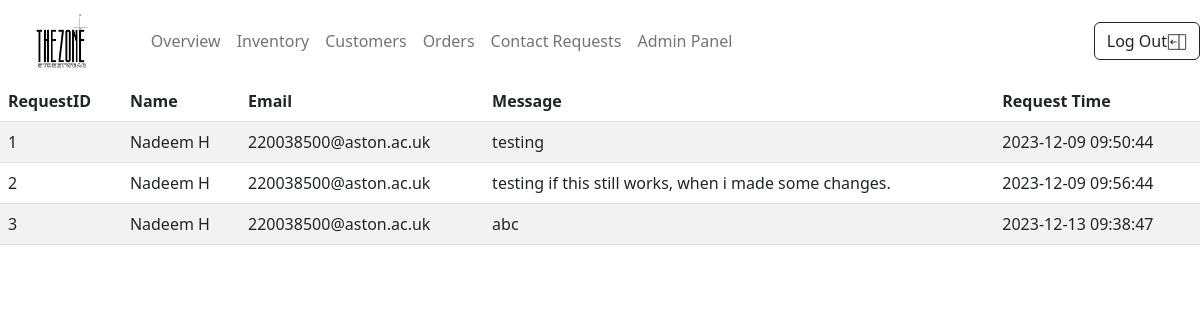
Screenshot of /admin-contacts.php (signed in) with the database file from the repository.
### tables this page shows
CREATE TABLE `contactrequests` (
  `RequestID` int(11) NOT NULL,
  `Name` varchar(255) DEFAULT NULL,
  `Email` varchar(255) DEFAULT NULL,
  `Message` varchar(1000) DEFAULT NULL,
  `RequestTime` datetime DEFAULT NULL
);

### admin-contacts.php (the view, shortened to what this page needs)
<!DOCTYPE html>
<html lang="en">
<head>
    <link rel="stylesheet" href="https://cdnjs.cloudflare.com/ajax/libs/twitter-bootstrap/5.2.0/css/bootstrap.min.css">
    <link rel="stylesheet" href="https://cdn.datatables.net/1.13.4/css/dataTables.bootstrap5.min.css">
    <link rel="stylesheet" href="../TheZone/style.css">
</head>
<body>
    <?php include('../TheZone/adminnavbar.php') ?>
    <main>
    <section>
    <table id="example" class="table table-striped" style="width:100%">
        <thead>
            <tr>
                <th>RequestID</th>
                <th>Name</th>
                <th>Email</th>
                <th>Message</th>
                <th>Request Time</th>
            </tr>
        </thead>
        <tbody>
            <?php
            include('../TheZone/connectiondb.php');
            $contacts = $db->prepare("SELECT * FROM contactrequests");
            $contacts->execute();
            foreach ($contacts as $contact) {
                echo "<tr>";
                echo "<td>" . $contact['RequestID'] . "</td>";
                echo "<td>" . $contact['Name'] . "</td>";
                echo "<td>" . $contact['Email'] . "</td>";
                echo "<td>" . $contact['Message'] . "</td>";
                echo "<td>" . $contact['RequestTime'] . "</td>";
                echo "</tr>";
            }
            ?>
        </tbody>
    </table>
    </section>
    </main>
</body>

### rows the page displays
contactrequests: RequestID "1", Name "Nadeem H", Email "220038500@aston.ac.uk", Message "testing", RequestTime "2023-12-09 09:50:44"
contactrequests: RequestID "2", Name "Nadeem H", Email "220038500@aston.ac.uk", Message "testing if this still works, when i made some changes.", RequestTime "2023-12-09 09:56:44"
contactrequests: RequestID "3", Name "Nadeem H", Email "220038500@aston.ac.uk", Message "abc", RequestTime "2023-12-13 09:38:47"
